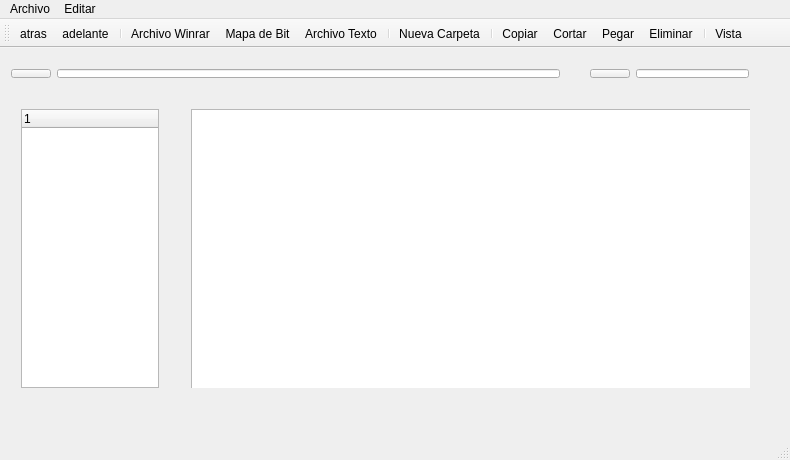
<?xml version="1.0" encoding="UTF-8"?>
<ui version="4.0">
 <class>MainWindow</class>
 <widget class="QMainWindow" name="MainWindow">
  <property name="geometry">
   <rect>
    <x>0</x>
    <y>0</y>
    <width>790</width>
    <height>460</height>
   </rect>
  </property>
  <property name="windowTitle">
   <string>MainWindow</string>
  </property>
  <property name="windowIcon">
   <iconset>
    <normaloff>../Imagenes de Proyecto/desktop.png</normaloff>../Imagenes de Proyecto/desktop.png</iconset>
  </property>
  <widget class="QWidget" name="centralWidget">
   <widget class="QWidget" name="horizontalLayoutWidget">
    <property name="geometry">
     <rect>
      <x>0</x>
      <y>10</y>
      <width>571</width>
      <height>31</height>
     </rect>
    </property>
    <layout class="QHBoxLayout" name="horizontalLayout">
     <item>
      <widget class="QPushButton" name="pushButton">
       <property name="text">
        <string/>
       </property>
       <property name="icon">
        <iconset>
         <normaloff>../Imagenes de Proyecto/desktop.png</normaloff>../Imagenes de Proyecto/desktop.png</iconset>
       </property>
       <property name="iconSize">
        <size>
         <width>20</width>
         <height>20</height>
        </size>
       </property>
      </widget>
     </item>
     <item>
      <widget class="QLineEdit" name="lineEdit"/>
     </item>
    </layout>
   </widget>
   <widget class="QWidget" name="horizontalLayoutWidget_2">
    <property name="geometry">
     <rect>
      <x>579</x>
      <y>10</y>
      <width>181</width>
      <height>31</height>
     </rect>
    </property>
    <layout class="QHBoxLayout" name="horizontalLayout_2">
     <item>
      <widget class="QPushButton" name="pushButton_2">
       <property name="text">
        <string/>
       </property>
       <property name="icon">
        <iconset>
         <normaloff>../Imagenes de Proyecto/buscar.png</normaloff>../Imagenes de Proyecto/buscar.png</iconset>
       </property>
       <property name="iconSize">
        <size>
         <width>20</width>
         <height>20</height>
        </size>
       </property>
      </widget>
     </item>
     <item>
      <widget class="QLineEdit" name="lineEdit_2"/>
     </item>
    </layout>
   </widget>
   <widget class="QWidget" name="horizontalLayoutWidget_3">
    <property name="geometry">
     <rect>
      <x>10</x>
      <y>50</y>
      <width>160</width>
      <height>301</height>
     </rect>
    </property>
    <layout class="QHBoxLayout" name="horizontalLayout_3">
     <item>
      <widget class="QTreeWidget" name="treeWidget">
       <column>
        <property name="text">
         <string notr="true">1</string>
        </property>
       </column>
      </widget>
     </item>
    </layout>
   </widget>
   <widget class="QWidget" name="horizontalLayoutWidget_4">
    <property name="geometry">
     <rect>
      <x>180</x>
      <y>50</y>
      <width>581</width>
      <height>301</height>
     </rect>
    </property>
    <layout class="QHBoxLayout" name="horizontalLayout_4">
     <item>
      <widget class="QStackedWidget" name="stackedWidget">
       <property name="currentIndex">
        <number>1</number>
       </property>
       <widget class="QWidget" name="page">
        <widget class="QListWidget" name="listWidget">
         <property name="geometry">
          <rect>
           <x>0</x>
           <y>0</y>
           <width>581</width>
           <height>301</height>
          </rect>
         </property>
        </widget>
       </widget>
       <widget class="QWidget" name="page_2">
        <widget class="QListWidget" name="listWidget_2">
         <property name="geometry">
          <rect>
           <x>0</x>
           <y>0</y>
           <width>581</width>
           <height>301</height>
          </rect>
         </property>
        </widget>
       </widget>
      </widget>
     </item>
    </layout>
   </widget>
  </widget>
  <widget class="QMenuBar" name="menuBar">
   <property name="geometry">
    <rect>
     <x>0</x>
     <y>0</y>
     <width>790</width>
     <height>21</height>
    </rect>
   </property>
   <widget class="QMenu" name="menuArchivo">
    <property name="title">
     <string>Archivo</string>
    </property>
    <widget class="QMenu" name="menuNuevo_Archivo">
     <property name="title">
      <string>Nuevo Archivo</string>
     </property>
     <addaction name="actionArchivo_de_Texto"/>
     <addaction name="actionMapa_de_bits"/>
     <addaction name="actionArchivo_Winrar"/>
    </widget>
    <addaction name="actionNueva_Carpeta"/>
    <addaction name="menuNuevo_Archivo"/>
    <addaction name="actionSalir"/>
   </widget>
   <widget class="QMenu" name="menuEditar">
    <property name="title">
     <string>Editar</string>
    </property>
    <addaction name="actionCopiar"/>
    <addaction name="actionCortar"/>
    <addaction name="actionPegar"/>
   </widget>
   <addaction name="menuArchivo"/>
   <addaction name="menuEditar"/>
  </widget>
  <widget class="QToolBar" name="mainToolBar">
   <property name="iconSize">
    <size>
     <width>30</width>
     <height>30</height>
    </size>
   </property>
   <property name="toolButtonStyle">
    <enum>Qt::ToolButtonTextUnderIcon</enum>
   </property>
   <attribute name="toolBarArea">
    <enum>TopToolBarArea</enum>
   </attribute>
   <attribute name="toolBarBreak">
    <bool>false</bool>
   </attribute>
   <addaction name="actionAtras"/>
   <addaction name="actionAdelante"/>
   <addaction name="separator"/>
   <addaction name="actionArchivo_Winrar_2"/>
   <addaction name="actionMapa_de_Bit"/>
   <addaction name="actionNuevo_Archivo_2"/>
   <addaction name="separator"/>
   <addaction name="actionNueva_Carpeta_2"/>
   <addaction name="separator"/>
   <addaction name="actionCopiar_2"/>
   <addaction name="actionCortar_2"/>
   <addaction name="actionPegar_2"/>
   <addaction name="actionEliminar"/>
   <addaction name="separator"/>
   <addaction name="actionIconos_2"/>
  </widget>
  <widget class="QStatusBar" name="statusBar"/>
  <action name="actionNueva_Carpeta">
   <property name="icon">
    <iconset>
     <normaloff>../Imagenes de Proyecto/Folder-Add-icon.png</normaloff>../Imagenes de Proyecto/Folder-Add-icon.png</iconset>
   </property>
   <property name="text">
    <string>Nueva Carpeta</string>
   </property>
  </action>
  <action name="actionSalir">
   <property name="icon">
    <iconset>
     <normaloff>../Imagenes de Proyecto/Salir.png</normaloff>../Imagenes de Proyecto/Salir.png</iconset>
   </property>
   <property name="text">
    <string>Salir</string>
   </property>
  </action>
  <action name="actionCopiar">
   <property name="icon">
    <iconset>
     <normaloff>../Imagenes de Proyecto/copiar.png</normaloff>../Imagenes de Proyecto/copiar.png</iconset>
   </property>
   <property name="text">
    <string>Copiar</string>
   </property>
  </action>
  <action name="actionCortar">
   <property name="icon">
    <iconset>
     <normaloff>../Imagenes de Proyecto/Cortar.png</normaloff>../Imagenes de Proyecto/Cortar.png</iconset>
   </property>
   <property name="text">
    <string>Cortar</string>
   </property>
  </action>
  <action name="actionPegar">
   <property name="icon">
    <iconset>
     <normaloff>../Imagenes de Proyecto/pegar.png</normaloff>../Imagenes de Proyecto/pegar.png</iconset>
   </property>
   <property name="text">
    <string>Pegar</string>
   </property>
  </action>
  <action name="actionLista">
   <property name="icon">
    <iconset>
     <normaloff>../Imagenes de Proyecto/lista.png</normaloff>../Imagenes de Proyecto/lista.png</iconset>
   </property>
   <property name="text">
    <string>Lista</string>
   </property>
  </action>
  <action name="actionIconos">
   <property name="icon">
    <iconset>
     <normaloff>../Imagenes de Proyecto/icono.png</normaloff>../Imagenes de Proyecto/icono.png</iconset>
   </property>
   <property name="text">
    <string>Iconos</string>
   </property>
  </action>
  <action name="actionDetalles">
   <property name="icon">
    <iconset>
     <normaloff>../Imagenes de Proyecto/view_grid-512.png</normaloff>../Imagenes de Proyecto/view_grid-512.png</iconset>
   </property>
   <property name="text">
    <string>Detalles</string>
   </property>
  </action>
  <action name="actionAtras">
   <property name="icon">
    <iconset>
     <normaloff>../Imagenes de Proyecto/Atras.png</normaloff>../Imagenes de Proyecto/Atras.png</iconset>
   </property>
   <property name="text">
    <string>atras</string>
   </property>
   <property name="toolTip">
    <string>&lt;html&gt;&lt;head/&gt;&lt;body&gt;&lt;p&gt;&lt;span style=&quot; font-weight:600;&quot;&gt;Atras&lt;/span&gt;&lt;/p&gt;&lt;/body&gt;&lt;/html&gt;</string>
   </property>
  </action>
  <action name="actionAdelante">
   <property name="icon">
    <iconset>
     <normaloff>../Imagenes de Proyecto/Adelante.png</normaloff>../Imagenes de Proyecto/Adelante.png</iconset>
   </property>
   <property name="text">
    <string>adelante</string>
   </property>
   <property name="toolTip">
    <string>adelante</string>
   </property>
  </action>
  <action name="actionNuevo_Archivo_2">
   <property name="icon">
    <iconset>
     <normaloff>../Imagenes de Proyecto/archivo.png</normaloff>../Imagenes de Proyecto/archivo.png</iconset>
   </property>
   <property name="text">
    <string>Archivo Texto</string>
   </property>
   <property name="toolTip">
    <string>Nuevo Archivo</string>
   </property>
  </action>
  <action name="actionNueva_Carpeta_2">
   <property name="icon">
    <iconset>
     <normaloff>../Imagenes de Proyecto/Folder-Add-icon.png</normaloff>../Imagenes de Proyecto/Folder-Add-icon.png</iconset>
   </property>
   <property name="text">
    <string>Nueva Carpeta</string>
   </property>
   <property name="toolTip">
    <string> Nueva Carpeta</string>
   </property>
  </action>
  <action name="actionCopiar_2">
   <property name="icon">
    <iconset>
     <normaloff>../Imagenes de Proyecto/copiar.png</normaloff>../Imagenes de Proyecto/copiar.png</iconset>
   </property>
   <property name="text">
    <string>Copiar</string>
   </property>
   <property name="toolTip">
    <string>Copiar</string>
   </property>
  </action>
  <action name="actionCortar_2">
   <property name="icon">
    <iconset>
     <normaloff>../Imagenes de Proyecto/Cortar.png</normaloff>../Imagenes de Proyecto/Cortar.png</iconset>
   </property>
   <property name="text">
    <string>Cortar</string>
   </property>
   <property name="toolTip">
    <string>Cortar</string>
   </property>
  </action>
  <action name="actionPegar_2">
   <property name="icon">
    <iconset>
     <normaloff>../Imagenes de Proyecto/pegar.png</normaloff>../Imagenes de Proyecto/pegar.png</iconset>
   </property>
   <property name="text">
    <string>Pegar</string>
   </property>
   <property name="toolTip">
    <string>Pegar</string>
   </property>
  </action>
  <action name="actionEliminar">
   <property name="icon">
    <iconset>
     <normaloff>../Imagenes de Proyecto/eliminar.png</normaloff>../Imagenes de Proyecto/eliminar.png</iconset>
   </property>
   <property name="text">
    <string>Eliminar</string>
   </property>
   <property name="toolTip">
    <string>Eliminar</string>
   </property>
  </action>
  <action name="actionArchivo_de_Texto">
   <property name="icon">
    <iconset>
     <normaloff>../Imagenes de Proyecto/txt.png</normaloff>../Imagenes de Proyecto/txt.png</iconset>
   </property>
   <property name="text">
    <string>Archivo de Texto</string>
   </property>
  </action>
  <action name="actionMapa_de_bits">
   <property name="icon">
    <iconset>
     <normaloff>../Imagenes de Proyecto/picture.png</normaloff>../Imagenes de Proyecto/picture.png</iconset>
   </property>
   <property name="text">
    <string>Mapa de bits</string>
   </property>
  </action>
  <action name="actionArchivo_Winrar">
   <property name="icon">
    <iconset>
     <normaloff>../Imagenes de Proyecto/WinRAR.png</normaloff>../Imagenes de Proyecto/WinRAR.png</iconset>
   </property>
   <property name="text">
    <string>Archivo Winrar</string>
   </property>
  </action>
  <action name="actionMapa_de_Bit">
   <property name="icon">
    <iconset>
     <normaloff>../Imagenes de Proyecto/picture.png</normaloff>../Imagenes de Proyecto/picture.png</iconset>
   </property>
   <property name="text">
    <string>Mapa de Bit</string>
   </property>
   <property name="toolTip">
    <string>Mapabit</string>
   </property>
  </action>
  <action name="actionArchivo_Winrar_2">
   <property name="icon">
    <iconset>
     <normaloff>../Imagenes de Proyecto/WinRAR.png</normaloff>../Imagenes de Proyecto/WinRAR.png</iconset>
   </property>
   <property name="text">
    <string>Archivo Winrar</string>
   </property>
   <property name="toolTip">
    <string>Winrar</string>
   </property>
  </action>
  <action name="actionIconos_2">
   <property name="icon">
    <iconset>
     <normaloff>../Imagenes de Proyecto/icono.png</normaloff>../Imagenes de Proyecto/icono.png</iconset>
   </property>
   <property name="text">
    <string>Vista</string>
   </property>
   <property name="toolTip">
    <string>Vista</string>
   </property>
  </action>
 </widget>
 <layoutdefault spacing="6" margin="11"/>
 <resources/>
 <connections/>
</ui>
